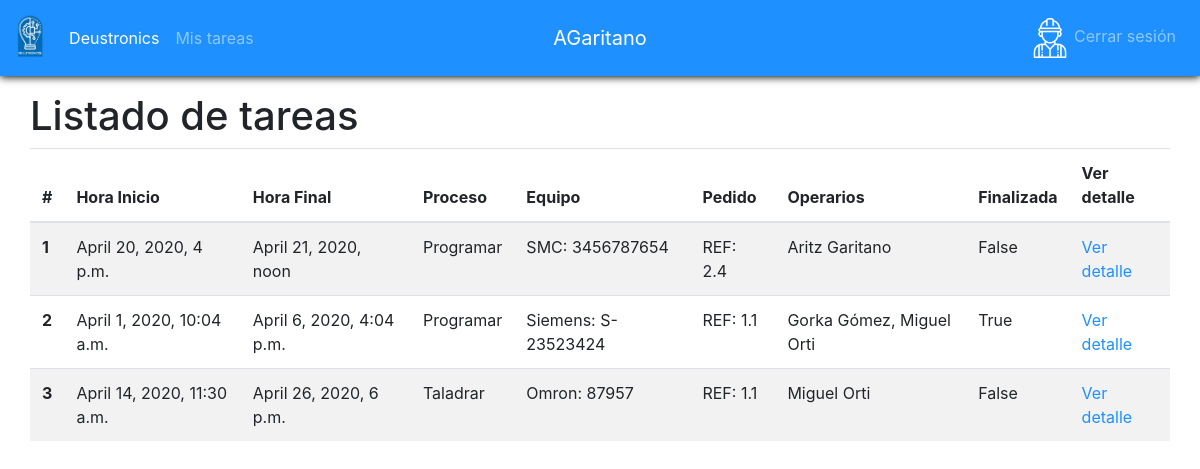
The page /tareas/ (signed in) on the database as committed earlier.
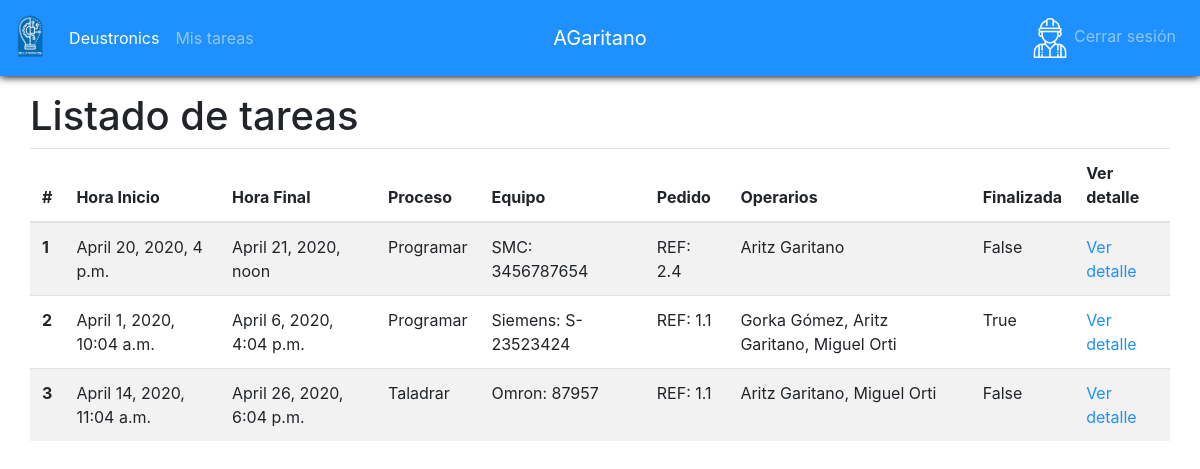
The same page on the database as committed later.
### app/models.py (models this page shows, shortened)
class Tarea(models.Model):
    finalizada = models.BooleanField(default=False)
    hora_inicio = models.DateTimeField()
    hora_fin = models.DateTimeField()
    equipo = models.ForeignKey(Equipo, on_delete=models.SET_NULL, null=True)
    proceso = models.ForeignKey(Proceso, on_delete=models.SET_NULL, null=True)
    pedido = models.ForeignKey(Pedido, on_delete=models.SET_NULL, null=True)
    empleados_asignados = models.ManyToManyField(Empleado)

class Proceso(models.Model):
    nombre = models.CharField(max_length=100)
    def __str__(self):
       return self.nombre

class Equipo(models.Model):
    marca = models.CharField(max_length=100)
    modelo = models.CharField(max_length=100)
    tipo = models.ForeignKey(TipoEquipo, on_delete=models.SET_NULL, null=True)
    fecha_adquisicion = models.DateField()
    fecha_instalacion = models.DateField()
    fecha_ultimo_mantenimiento = models.DateField()
    def __str__(self):
       return str(f"{self.marca}: {self.modelo}")

class Pedido(models.Model):
    planificado = models.BooleanField()
    producido = models.BooleanField()
    cantidad = models.IntegerField()
    catalogo = models.ForeignKey(
        Catalogo, on_delete=models.SET_NULL, null=True)
    cliente = models.ForeignKey(Cliente, on_delete=models.SET_NULL, null=True)
    importe=models.FloatField()
    def __str__(self):
       return str(f"REF: {self.cliente.id}.{self.id}")

class Cliente(models.Model):
    nombre = models.CharField(max_length=100)
    usuario = models.ForeignKey(User, on_delete=models.CASCADE,unique=True)

class Empleado(models.Model):
    dni = models.CharField(max_length=9)
    nombre = models.CharField(max_length=100)
    apellido1 = models.CharField(max_length=100)
    apellido2 = models.CharField(max_length=100)
    telefono = models.CharField(max_length=15)
    usuario = models.ForeignKey(User, on_delete=models.CASCADE,unique=True)
    def __str__(self):
       return str(f"{self.nombre} {self.apellido1}")

### app/views.py (the view, shortened to what this page needs)
# urls.py: path('tareas/', login_required(views.TareaListView.as_view()), name='tarea_lista'),
class TareaListView(View):
    def get(self, req, *args, **kwargs):
        form =TareaForm()
        data=Tarea.objects.all()
        context={'form':form,'tareas':data, 'urlBotonFlotante':reverse('tarea_create')}
        return render(req, 'tarea_lista.html', context)

### app/templatetags/sesion_tags.py (called while the page is built)
@register.filter(name='has_group')
def has_group(user, group_name):
    return user.groups.filter(name=group_name).exists()

### app/templates/tarea_lista.html
{%extends 'base.html'%} {% block content%}
<h1>
  Listado de tareas
</h1>
<table class="table table-striped">
  <thead>
    <tr>
      <th scope="col">#</th>
      <th scope="col">Hora Inicio</th>
      <th scope="col">Hora Final</th>
      <th scope="col">Proceso</th>
      <th scope="col">Equipo</th>
      <th scope="col">Pedido</th>
      <th scope="col">Operarios</th>
      <th scope="col">Finalizada</th>
      <th scope="col">Ver detalle</th>
    </tr>
  </thead>
  <tbody>
    {%for tarea in tareas%}
    <tr>
      <th scope="row">{{tarea.id}}</th>
      <td>{{tarea.hora_inicio}}</td>
      <td>{{tarea.hora_fin}}</td>
      <td>{{tarea.proceso}}</td>
      <td>{{tarea.equipo}}</td>
      <td>{{tarea.pedido}}</td>
      <td>
        {{tarea.empleados_asignados.all|join:", "}}
      </td>
      <td>{{tarea.finalizada}}</td>
      <td><a href="{%url 'tarea_detalle' tarea.id %}"> Ver detalle</a></td>
    </tr>
    {%endfor%}
  </tbody>
</table>
{%endblock%}

### app/templates/base.html (shortened to what this page needs)
{%load static %} {% load sesion_tags %}
<!DOCTYPE html>
<html lang="en">
  <head>
    <link href="//maxcdn.bootstrapcdn.com/font-awesome/4.3.0/css/font-awesome.min.css" rel="stylesheet" />
    <link rel="stylesheet" href="{% static 'main.css'%}" />
  </head>
  <body>
    {% block nav%}
    <nav class="navbar navbar-expand-md navbar-dark bg-primary mb-3" id="navbar">
      <div class="navbar-collapse collapse w-100 order-1 order-md-0 dual-collapse2">
        <a class="navbar-brand" href="{%url 'index' %}"><img src="{% static 'Desuto5.png' %}" alt="" id="logo" /></a>
        <ul class="navbar-nav mr-auto">
          <li class="nav-item active">
            <a class="nav-link" href="{%url 'index' %}">Deustronics</a>
          </li>
          {% if request.user|has_group:"OPERARIO" %}
          <li class="nav-item">
            <a class="nav-link" href="{% url 'mis_tareas'%}">Mis tareas</a>
          </li>
          {% elif request.user|has_group:"RESPONSABLE" %}
          <li class="nav-item">
            <a class="nav-link" href="{%url 'nuevos_pedidos' %}">Nuevos Pedidos</a>
          </li>
          {%endif%}
        </ul>
      </div>
      <div class="mx-auto order-0">
        <a class="navbar-brand mx-auto" href="#">{{user.get_username}}</a>
      </div>
      <div class="navbar-collapse collapse w-100 order-3 dual-collapse2">
        <ul class="navbar-nav ml-auto">
          <li class="nav-item">
            <a class="nav-link" href="{%url 'logout' %}">
              {% if request.user|has_group:"OPERARIO" %}
              <img class="user-type-icon" src="{%static 'icons/Operario.png'%}" alt="" />
              {% elif request.user|has_group:"CLIENTE" %}
              <img class="user-type-icon" src="{%static 'icons/Cliente.png'%}" alt="" />
              {% elif request.user|has_group:"RESPONSABLE" %}
              <img class="user-type-icon" src="{%static 'icons/Responsable.png'%}" alt="" />
              {%else%}
              <img class="user-type-icon" src="{%static 'icons/Admin.png'%}" alt="" />
              {%endif%}
              <span> Cerrar sesión </span></a
            >
          </li>
        </ul>
      </div>
    </nav>
    {%endblock%}
    <div class="container fill">
      <div class="row">
        {%block content %} {%endblock%}
      </div>
    </div>
  </body>
</html>

Rows that differ between the two databases and show on the page:
computed for Tarea "True": empleados_asignados.all "Gorka Gómez, Miguel Orti" → "Gorka Gómez, Aritz Garitano, Miguel Orti"
changed Tarea "Taladrar": hora_inicio "April 14, 2020, 11:30 a.m." → "April 14, 2020, 11:04 a.m."; hora_fin "April 26, 2020, 6 p.m." → "April 26, 2020, 6:04 p.m."; empleados_asignados.all "Miguel Orti" → "Aritz Garitano, Miguel Orti"
